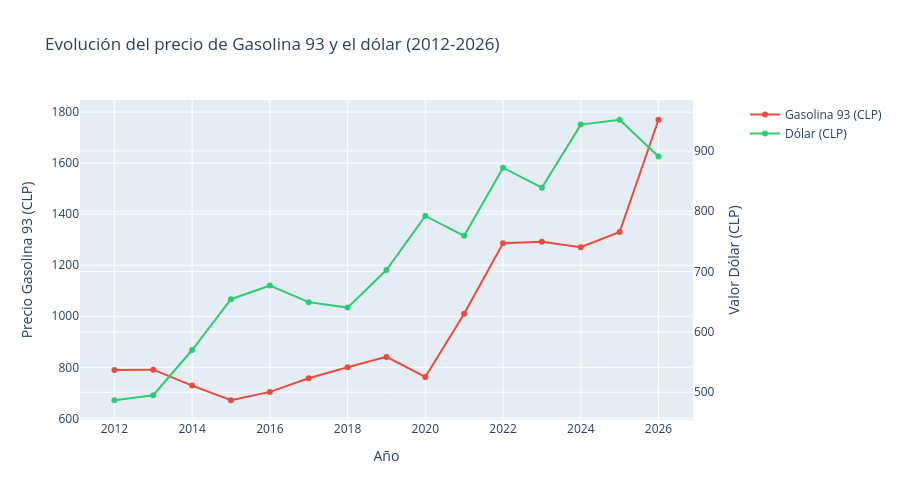

Write notebook code for a chart like this one.
### Code cell
fig = make_subplots(specs=[[{'secondary_y': True}]])
fig.add_trace(
    go.Scatter(x=df_relacion['anio'], y=df_relacion['precio_promedio'],
               mode='lines+markers', name='Gasolina 93 (CLP)',
               line=dict(color='#e74c3c')),
    secondary_y=False
)
fig.add_trace(
    go.Scatter(x=df_relacion['anio'], y=df_relacion['dolar_promedio'],
               mode='lines+markers', name='Dólar (CLP)',
               line=dict(color='#2ecc71')),
    secondary_y=True
)

fig.update_layout(
    title='Evolución del precio de Gasolina 93 y el dólar (2012-2026)',
    xaxis_title='Año',
    height=500
)

fig.update_yaxes(title_text='Precio Gasolina 93 (CLP)', secondary_y=False)
fig.update_yaxes(title_text='Valor Dólar (CLP)', secondary_y=True)

fig.show()

### Figure 1 — Plotly figure (JSON) as saved in the notebook; plotly's stock layout.template omitted (floating-point values rounded to 4 significant figures)
{"data": [{"line": {"color": "#e74c3c"}, "mode": "lines+markers", "name": "Gasolina 93 (CLP)", "type": "scatter", "x": [2012, 2013, 2014, 2015, 2016, 2017, 2018, 2019, 2020, 2021, 2022, 2023, 2024, 2025, 2026], "xaxis": "x", "y": [789.5, 790.7, 728.3, 671.0, 703.7, 757.1, 800.4, 840.8, 762.2, 1010.0, 1286.0, 1292.0, 1271.0, 1330.0, 1770.0], "yaxis": "y"}, {"line": {"color": "#2ecc71"}, "mode": "lines+markers", "name": "Dólar (CLP)", "type": "scatter", "x": [2012, 2013, 2014, 2015, 2016, 2017, 2018, 2019, 2020, 2021, 2022, 2023, 2024, 2025, 2026], "xaxis": "x", "y": [486.7, 495.0, 570.0, 654.2, 676.8, 649.3, 640.3, 702.6, 792.2, 759.3, 872.1, 839.1, 943.6, 951.6, 890.6], "yaxis": "y2"}], "layout": {"height": 500, "title": {"text": "Evolución del precio de Gasolina 93 y el dólar (2012-2026)"}, "xaxis": {"anchor": "y", "domain": [0, 0.94], "title": {"text": "Año"}}, "yaxis": {"anchor": "x", "domain": [0, 1], "title": {"text": "Precio Gasolina 93 (CLP)"}}, "yaxis2": {"anchor": "x", "overlaying": "y", "side": "right", "title": {"text": "Valor Dólar (CLP)"}}}}
